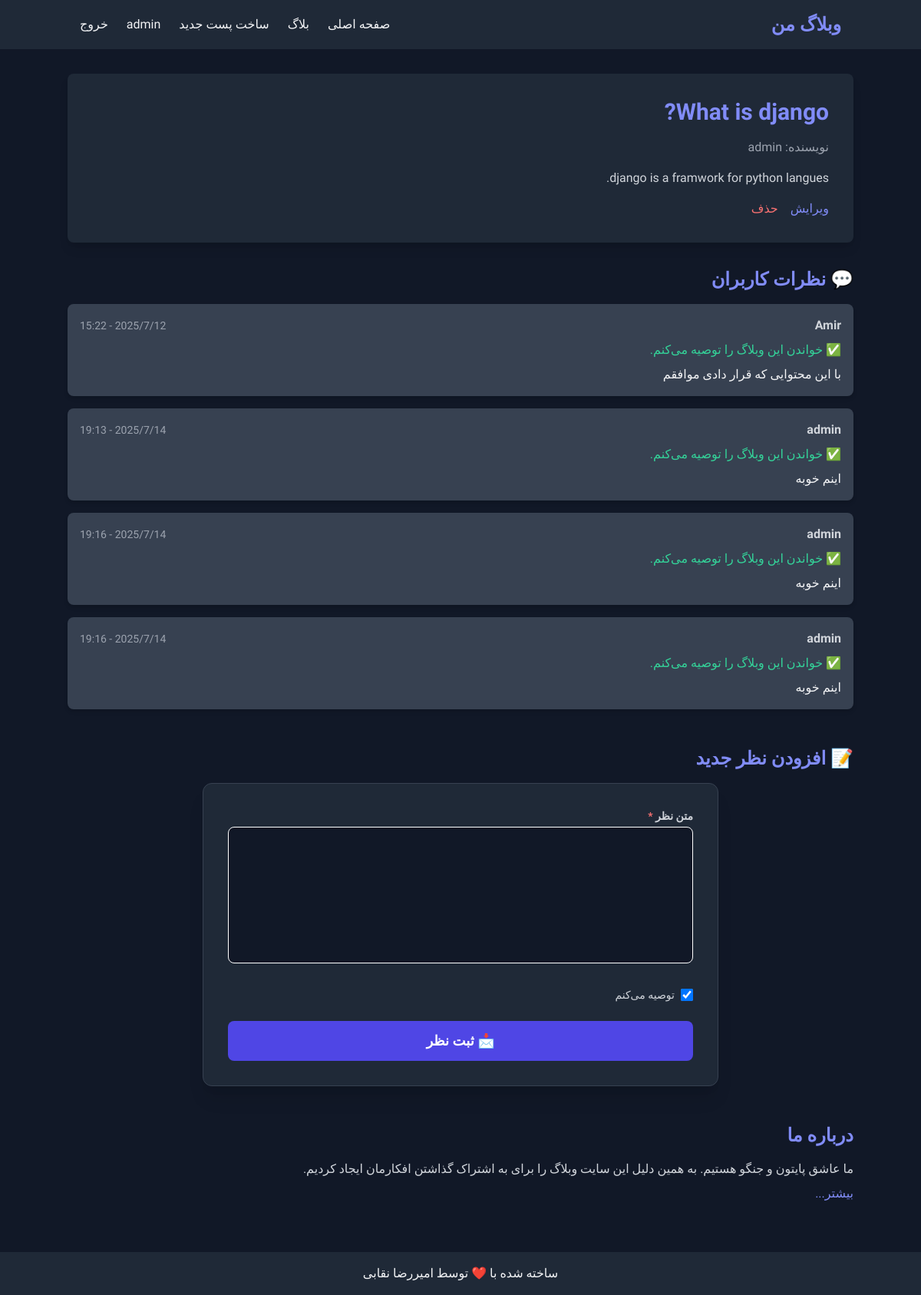
The app's page /16/ (signed in) with its own data.
### blog/models.py (models this page shows, shortened)
class Post(models.Model):
    STATUS_CHOICES = (
        ('pub', 'Published'),
        ('drf', 'Draft'),
    )
    title = models.CharField(max_length=200)
    text = models.TextField()
    datetime_created = models.DateTimeField(auto_now_add=True)
    datetime_modified = models.DateTimeField(auto_now=True)
    status = models.CharField(choices=STATUS_CHOICES, max_length=3, default='drf')
    author = models.ForeignKey(get_user_model(), on_delete=models.CASCADE, related_name='authored_posts')
    user = models.ForeignKey(get_user_model(), on_delete=models.CASCADE, related_name='user_posts')

class Comment(models.Model):
    text = models.TextField()
    datetime_created = models.DateTimeField(auto_now_add=True)
    user = models.ForeignKey(get_user_model(),on_delete = models.CASCADE)
    is_activate = models.BooleanField(default=True)
    recommend = models.BooleanField(default=True)
    post = models.ForeignKey(Post,on_delete = models.CASCADE,related_name='comments')

### blog/views.py (the view)
# urls.py: path('<int:pk>/',views.post_detail,name='post_detail'),
@login_required
def post_detail(request,pk):
    post = get_object_or_404(Post,pk=pk)
    post_comments = post.comments.all()
    if request.method == 'POST':
        comment_form = CommentForm(request.POST)
        if comment_form.is_valid():
            new_comment = comment_form.save(commit=False)
            new_comment.post = post
            new_comment.user = request.user
            new_comment.save()
            comment_form = CommentForm()
    else:
        comment_form = CommentForm()
    return render(request,"blog/post_detail.html",{"post":post,
        "comments":post_comments,
        "comment_form":comment_form,
        })

### blog/forms.py
class CommentForm(forms.ModelForm):
    class Meta:
        model = Comment
        fields = ['text','recommend']

### blog/templates/blog/post_detail.html (shortened to what this page needs)
{% extends '_base.html' %}
{% load crispy_forms_tags %}
{% block content %}
    <article class="bg-gray-800 p-8 rounded-lg shadow-lg mb-8">
        <h1 class="text-3xl font-bold text-indigo-400 mb-4">{{ post.title }}</h1>
        <p class="text-gray-400 mb-4">نویسنده: {{ post.author }}</p>
        <div class="text-gray-300 prose prose-invert max-w-none">{{ post.text|linebreaks }}</div>
        {% if post.user == user %}
            <div class="mt-4 flex space-x-4 space-x-reverse">
                <a href="/blog/{{ post.id }}/update/" class="text-indigo-400 hover:text-indigo-600 transition duration-300">ویرایش</a>
                <a href="/blog/{{ post.id }}/delete/" class="text-red-400 hover:text-red-600 transition duration-300">حذف</a>
            </div>
        {% endif %}
    </article>
    <section class="mb-12">
        <h2 class="text-2xl font-bold text-indigo-400 mb-4">💬 نظرات کاربران</h2>
        {% for comment in comments %}
            {% if comment.is_activate %}
                <div class="bg-gray-700 p-4 rounded-lg mb-4 shadow-md">
                    <div class="flex justify-between items-center mb-2">
                        <p class="text-gray-300 font-semibold">{{ comment.user.username }}</p>
                        <p class="text-gray-400 text-sm">{{ comment.datetime_created|date:"Y/n/j - H:i" }}</p>
                    </div>
                    <div class="mb-2">
                        {% if comment.recommend %}
                            <p class="text-green-400">✅ خواندن این وبلاگ را توصیه می‌کنم.</p>
                        {% else %}
                            <p class="text-red-400">❌ خواندن این وبلاگ را توصیه نمی‌کنم.</p>
                        {% endif %}
                    </div>
                    <p class="text-gray-300">{{ comment.text|linebreaks }}</p>
                </div>
            {% endif %}
        {% empty %}
            <p class="text-gray-400">هنوز نظری ثبت نشده است! اولین نفر باشید.</p>
        {% endfor %}
    </section>
    <section class="mb-12">
        <h2 class="text-2xl font-bold text-indigo-400 mb-4">📝 افزودن نظر جدید</h2>
        <form method="post" class="bg-gray-800 p-8 rounded-xl shadow-xl max-w-2xl mx-auto border border-gray-700">
            <div class="space-y-6">
                <div>
                    <label for="{{ comment_form.text.id_for_label }}"
                           class="block text-sm font-semibold text-gray-300 mb-1">
                        متن نظر <span class="text-red-400">*</span>
                    </label>
                    <textarea name="{{ comment_form.text.name }}"
                              id="{{ comment_form.text.id_for_label }}"
                              rows="6"
                              class="w-full bg-gray-900 text-white border border-white rounded-lg p-4 focus:outline-none focus:ring-2 focus:ring-indigo-500 resize-none shadow-inner">
                        {{ comment_form.text.value|default_if_none:"" }}
                    </textarea>
                </div>
                <div class="flex items-center gap-2">
                    <input type="checkbox"
                           name="{{ comment_form.recommend.name }}"
                           id="{{ comment_form.recommend.id_for_label }}"
                           {% if comment_form.recommend.value %}checked{% endif %}
                           class="h-4 w-4 text-indigo-500 bg-gray-900 border border-white rounded focus:ring-indigo-500">
                    <label for="{{ comment_form.recommend.id_for_label }}"
                           class="text-gray-300 text-sm font-medium">
                        توصیه می‌کنم
                    </label>
                </div>
                <button type="submit"
                        class="w-full bg-indigo-600 hover:bg-indigo-700 text-white font-bold py-3 rounded-lg transition duration-300 text-lg">
                    📩 ثبت نظر
                </button>
            </div>
        </form>
    </section>
    <section class="mt-12">
        <h2 class="text-2xl font-bold text-indigo-400 mb-4">درباره ما</h2>
        <p class="text-gray-300">ما عاشق پایتون و جنگو هستیم. به همین دلیل این سایت وبلاگ را برای به اشتراک گذاشتن افکارمان ایجاد کردیم.</p>
        <a href="#" class="text-indigo-400 hover:text-indigo-600 mt-2 inline-block transition duration-300">بیشتر...</a>
    </section>
{% endblock content %}

### templates/_base.html (shortened to what this page needs)
<!DOCTYPE html>
<html lang="fa" dir="rtl">
<head>
    <link href="https://cdn.jsdelivr.net/npm/tailwindcss@2.2.19/dist/tailwind.min.css" rel="stylesheet">
    <link href="https://cdn.jsdelivr.net/npm/tailwindcss@2.2.19/dist/tailwind.min.css" rel="stylesheet">
</head>
<body class="bg-gray-900 text-gray-100">
<header class="bg-gray-800 py-4">
    <nav class="container mx-auto flex justify-between items-center px-4">
        <a href="{% url 'post_list' %}" class="text-2xl font-bold text-indigo-400 hover:text-indigo-300">وبلاگ من</a>
        <ul class="flex space-x-6 space-x-reverse">
            <li><a href="{% url 'post_list' %}" class="hover:text-indigo-400 transition duration-300">صفحه اصلی</a></li>
            <li><a href="{% url 'post_list' %}" class="hover:text-indigo-400 transition duration-300">بلاگ</a></li>
            {% if user.is_authenticated %}
                <li><a href="{% url 'post_create' %}" class="hover:text-indigo-400 transition duration-300">ساخت پست
                    جدید</a></li>
                <li><a href="#" class="hover:text-indigo-400 transition duration-300">{{ user.username }}</a></li>
                <li>
                    <form action="{% url 'logout' %}" method="post" class="inline">
                        <button type="submit" class="hover:text-indigo-400 transition duration-300">خروج</button>
                    </form>
                </li>
            {% else %}
                <li><a href="{% url 'login' %}" class="hover:text-indigo-400 transition duration-300">ورود</a></li>
                <li><a href="/accounts/singup/" class="hover:text-indigo-400 transition duration-300">ثبت‌نام</a></li>
            {% endif %}
        </ul>
    </nav>
</header>
<main class="container mx-auto py-8">
    {% block content %}{% endblock %}
</main>
<footer class="bg-gray-800 py-4 mt-8">
    <div class="container mx-auto text-center">
        <p>ساخته شده با ❤️ توسط امیررضا نقابی</p>
    </div>
</footer>
</body>
</html>

### templates/_base.html (style rules this page uses)
body { font-family: 'Vazir', sans-serif; }

### records on screen
Post: title "What is django?", author "admin", text "django is a framwork for python langues."
Comment: user.username "Amir", datetime_created "2025/7/12 - 15:22", recommend "✅ خواندن این وبلاگ را توصیه می‌کنم.", text "با این محتوایی که قرار دادی موافقم"
Comment: user.username "admin", datetime_created "2025/7/14 - 19:13", recommend "✅ خواندن این وبلاگ را توصیه می‌کنم.", text "اینم خوبه"
Comment: user.username "admin", datetime_created "2025/7/14 - 19:16", recommend "✅ خواندن این وبلاگ را توصیه می‌کنم.", text "اینم خوبه"
Comment: user.username "admin", datetime_created "2025/7/14 - 19:16", recommend "✅ خواندن این وبلاگ را توصیه می‌کنم.", text "اینم خوبه"

### other values on screen
{{ user.username }} "admin"
